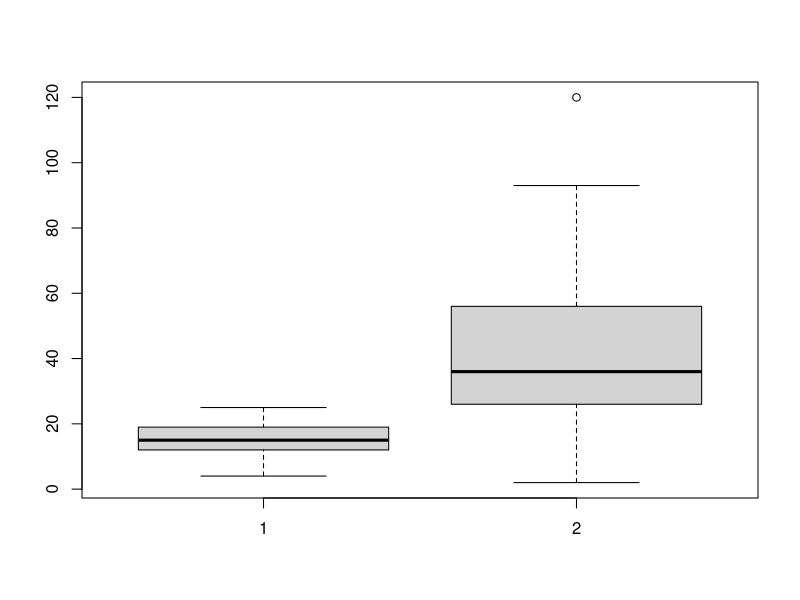
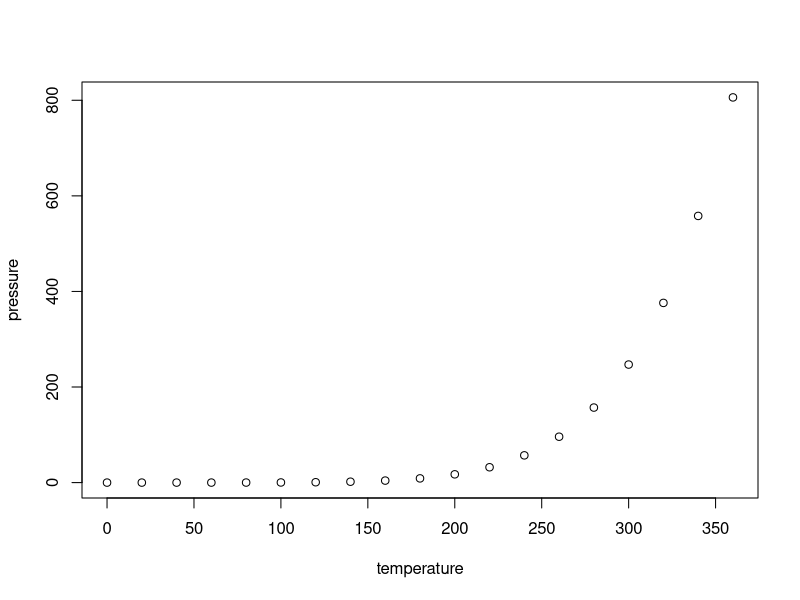

Write R code to recreate these figures, in order.
## ---- chunk 1
knitr::opts_chunk$set(echo = TRUE)
## ---- chunk 2
summary(cars)
## ---- chunk 3
boxplot(cars$speed, cars$dist)
## ---- chunk 4
plot(pressure)
